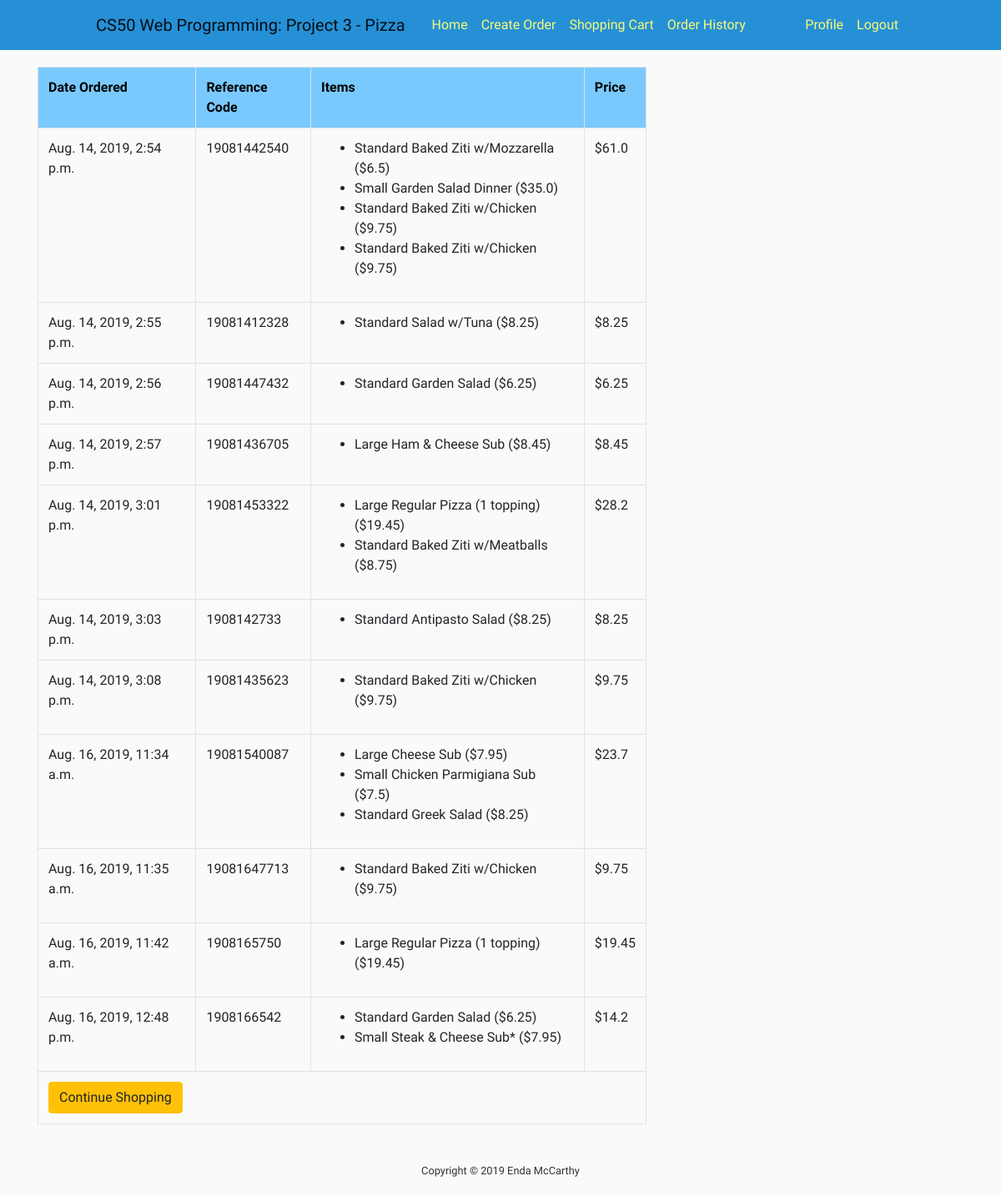
Page /orders/history/ (signed in) on the earlier database version.
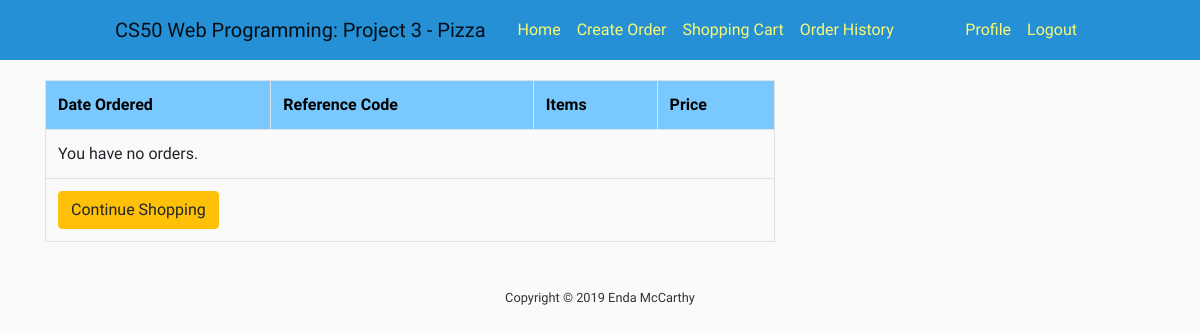
Same page on the later database version.
### shopping_cart/models.py (models this page shows, shortened)
class Order(models.Model):
    ref_code = models.CharField(max_length=15)
    owner = models.ForeignKey(Cart, on_delete=models.SET_NULL, null=True)
    is_ordered = models.BooleanField(default=False)
    items = models.ManyToManyField(OrderItem)
    date_ordered = models.DateTimeField(auto_now=True)
    def get_cart_total(self):
        return sum([item.item.price for item in self.items.all()])

class OrderItem(models.Model):
    item = models.OneToOneField(Item, on_delete=models.SET_NULL, null=True)
    is_ordered = models.BooleanField(default=False)
    date_added = models.DateTimeField(auto_now=True)
    date_ordered = models.DateTimeField(null=True)

### orders/models.py (models this page shows)
class Item(models.Model):
    meal = models.ForeignKey(Meal, on_delete=models.CASCADE)
    meal_type = models.ForeignKey(Meal_Type, on_delete=models.CASCADE)
    size = models.ForeignKey(Size, on_delete=models.CASCADE)
    meal_addition = models.ManyToManyField(Meal_Addition, blank=True)
    price = models.FloatField(default=0)
    user = models.ForeignKey(User, on_delete=models.CASCADE)
    timestamp = models.DateTimeField(auto_now_add=True, auto_now=False)
    def __str__(self):
        return f"{self.size} {self.meal_type} (${self.price})"

class Size(models.Model):
    size = models.CharField(max_length=64)
    def __str__(self):
        return f"{self.size}"

class Meal_Type(models.Model):
    name = models.CharField(max_length=64)
    meal = models.ForeignKey(Meal, on_delete=models.CASCADE, null=True)
    size = models.ManyToManyField(Size)
    meal_addition = models.ManyToManyField(Meal_Addition, blank=True)
    def __str__(self):
        return f"{self.name}"

### orders/views.py (the view)
# urls.py: path('orders/history/', views.order_history, name='orders-history'),
def order_history(request):
    my_user_cart = Cart.objects.filter(user=request.user).first()
    my_orders = Order.objects.filter(is_ordered=True, owner=my_user_cart)
    context = {
        'my_orders': my_orders
    }
    return render(request, "orders/history.html", context)

### orders/templates/orders/history.html
{% extends 'orders/base.html' %}
{% block content %}
    <div>
        <table class="table table-hover table-bordered">
            <tr>
                <th>Date Ordered</th>
                <th>Reference Code</th>
                <th>Items</th>
                <th>Price</th>
            </tr>
            {% for order in my_orders %}
                <tr>
                    <td>{{ order.date_ordered }}</td>
                    <td>{{ order.ref_code }}</td>
                    <td>
                        <ul>
                            {% for item in order.items.all %}
                                <li>
                                    {{ item.item }}
                                </li>
                            {% endfor %}
                        </ul>
                    </td>
                    <td>${{ order.get_cart_total }}</td>
                </tr>
            {% empty %}
                <tr>
                    <td colspan="4"> You have no orders.</td>
                </tr>
            {% endfor %}
            <tr>
                <td colspan="4">
                    <a href="{% url 'orders-create' %}" class="btn btn-warning pull-left">
                        {% if not order %}Continue Shopping{% else %}Add Items to Cart {% endif %}
                    </a>
                </td>
            </tr>
        </table>
    </div>
{% endblock %}

Differences in the rows shown:
removed Order: date_ordered "Aug. 14, 2019, 2:54 p.m.", ref_code "19081442540", get_cart_total "61.0"
no longer on this page (row unchanged): OrderItem: item "Standard Baked Ziti w/Mozzarella ($6.5)", shown under "Aug. 14, 2019, 2:54 p.m."
no longer on this page (row unchanged): OrderItem: item "Small Garden Salad Dinner ($35.0)", shown under "Aug. 14, 2019, 2:54 p.m."
no longer on this page (row unchanged): OrderItem: item "Standard Baked Ziti w/Chicken ($9.75)", shown under "Aug. 14, 2019, 2:54 p.m."
no longer on this page (row unchanged): OrderItem: item "Standard Baked Ziti w/Chicken ($9.75)", shown under "Aug. 14, 2019, 2:54 p.m."
removed Order: date_ordered "Aug. 14, 2019, 2:55 p.m.", ref_code "19081412328", get_cart_total "8.25"
no longer on this page (row unchanged): OrderItem: item "Standard Salad w/Tuna ($8.25)", shown under "Aug. 14, 2019, 2:55 p.m."
removed Order: date_ordered "Aug. 14, 2019, 2:56 p.m.", ref_code "19081447432", get_cart_total "6.25"
no longer on this page (row unchanged): OrderItem: item "Standard Garden Salad ($6.25)", shown under "Aug. 14, 2019, 2:56 p.m."
removed Order: date_ordered "Aug. 14, 2019, 2:57 p.m.", ref_code "19081436705", get_cart_total "8.45"
no longer on this page (row unchanged): OrderItem: item "Large Ham & Cheese Sub ($8.45)", shown under "Aug. 14, 2019, 2:57 p.m."
removed Order: date_ordered "Aug. 14, 2019, 3:01 p.m.", ref_code "19081453322", get_cart_total "28.2"
no longer on this page (row unchanged): OrderItem: item "Large Regular Pizza (1 topping) ($19.45)", shown under "Aug. 14, 2019, 3:01 p.m."
no longer on this page (row unchanged): OrderItem: item "Standard Baked Ziti w/Meatballs ($8.75)", shown under "Aug. 14, 2019, 3:01 p.m."
removed Order: date_ordered "Aug. 14, 2019, 3:03 p.m.", ref_code "1908142733", get_cart_total "8.25"
no longer on this page (row unchanged): OrderItem: item "Standard Antipasto Salad ($8.25)", shown under "Aug. 14, 2019, 3:03 p.m."
removed Order: date_ordered "Aug. 14, 2019, 3:08 p.m.", ref_code "19081435623", get_cart_total "9.75"
no longer on this page (row unchanged): OrderItem: item "Standard Baked Ziti w/Chicken ($9.75)", shown under "Aug. 14, 2019, 3:08 p.m."
removed Order: date_ordered "Aug. 16, 2019, 11:34 a.m.", ref_code "19081540087", get_cart_total "23.7"
no longer on this page (row unchanged): OrderItem: item "Large Cheese Sub ($7.95)", shown under "Aug. 16, 2019, 11:34 a.m."
no longer on this page (row unchanged): OrderItem: item "Small Chicken Parmigiana Sub ($7.5)", shown under "Aug. 16, 2019, 11:34 a.m."
no longer on this page (row unchanged): OrderItem: item "Standard Greek Salad ($8.25)", shown under "Aug. 16, 2019, 11:34 a.m."
removed Order: date_ordered "Aug. 16, 2019, 11:35 a.m.", ref_code "19081647713", get_cart_total "9.75"
no longer on this page (row unchanged): OrderItem: item "Standard Baked Ziti w/Chicken ($9.75)", shown under "Aug. 16, 2019, 11:35 a.m."
removed Order: date_ordered "Aug. 16, 2019, 11:42 a.m.", ref_code "1908165750", get_cart_total "19.45"
no longer on this page (row unchanged): OrderItem: item "Large Regular Pizza (1 topping) ($19.45)", shown under "Aug. 16, 2019, 11:42 a.m."
removed Order: date_ordered "Aug. 16, 2019, 12:48 p.m.", ref_code "1908166542", get_cart_total "14.2"
no longer on this page (row unchanged): OrderItem: item "Standard Garden Salad ($6.25)", shown under "Aug. 16, 2019, 12:48 p.m."
no longer on this page (row unchanged): OrderItem: item "Small Steak & Cheese Sub* ($7.95)", shown under "Aug. 16, 2019, 12:48 p.m."
Other differences:
text now shown: "You have no orders."
